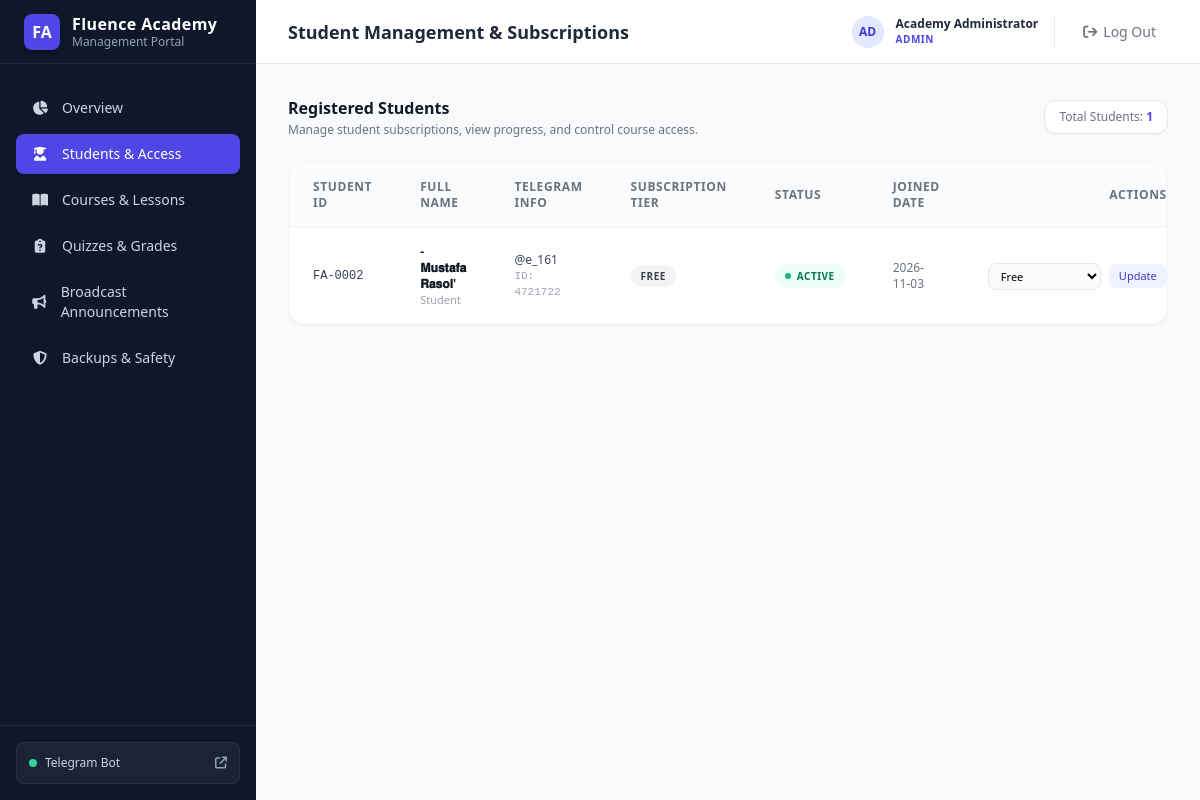
The app's page /students (signed in) with its own data.
### app/database/models.py (models this page shows)
class User(Base):
    __tablename__ = "users"
    id = Column(Integer, primary_key=True, index=True)
    telegram_id = Column(BigInteger, unique=True, index=True, nullable=True)
    username = Column(String(100), nullable=True)
    full_name = Column(String(150), nullable=False)
    hashed_password = Column(String(255), nullable=True)  # For Admin/Teacher web login
    role = Column(String(50), default="student", nullable=False)  # 'admin', 'teacher', 'student'
    is_active = Column(Boolean, default=True, nullable=False)
    created_at = Column(DateTime(timezone=True), default=utc_now, nullable=False)
    subscriptions = relationship("Subscription", back_populates="user", cascade="all, delete-orphan")
    enrollments = relationship("Enrollment", back_populates="student", cascade="all, delete-orphan")
    progress = relationship("StudentProgress", back_populates="student", cascade="all, delete-orphan")
    quiz_attempts = relationship("QuizAttempt", back_populates="student", cascade="all, delete-orphan")
    grades = relationship("Grade", back_populates="student", cascade="all, delete-orphan")

class Subscription(Base):
    __tablename__ = "subscriptions"
    id = Column(Integer, primary_key=True, index=True)
    user_id = Column(Integer, ForeignKey("users.id", ondelete="CASCADE"), nullable=False)
    plan_type = Column(String(50), default="free", nullable=False)  # 'free', 'standard', 'vip'
    status = Column(String(50), default="active", nullable=False)   # 'active', 'expired', 'cancelled'
    start_date = Column(DateTime(timezone=True), default=utc_now, nullable=False)
    end_date = Column(DateTime(timezone=True), nullable=True)
    user = relationship("User", back_populates="subscriptions")

### app/dashboard/admin_app.py (the view)
@admin_app.get("/students", response_class=HTMLResponse)
async def students_list(request: Request, user: User = Depends(require_admin_or_teacher)):
    async with AsyncSessionLocal() as session:
        q = select(User).where(User.role == "student").order_by(desc(User.created_at))
        students = (await session.execute(q)).scalars().all()
        students_data = []
        for s in students:
            sub_q = select(Subscription).where(Subscription.user_id == s.id)
            sub = (await session.execute(sub_q)).scalar_one_or_none()
            students_data.append({"student": s, "sub": sub})
    return templates.TemplateResponse(request=request, name="students.html", context={
        "user": user,
        "active_page": "students",
        "students": students,
        "students_data": students_data
    })

### app/dashboard/templates/students.html (shortened to what this page needs)
{% extends "base.html" %}
{% block header_title %}Student Management & Subscriptions{% endblock %}
{% block content %}
<div class="space-y-6 max-w-7xl mx-auto">
    <div class="flex flex-col sm:flex-row items-start sm:items-center justify-between gap-4">
        <div>
            <h3 class="text-base font-bold text-gray-900">Registered Students</h3>
            <p class="text-xs text-gray-500 mt-0.5">Manage student subscriptions, view progress, and control course access.</p>
        </div>
        <div class="text-xs text-gray-500 bg-white border border-gray-200 px-3.5 py-2 rounded-xl shadow-sm">
            Total Students: <b class="text-indigo-600">{{ students|length }}</b>
        </div>
    </div>
    <div class="bg-white rounded-2xl border border-gray-100 shadow-sm overflow-hidden">
        <div class="overflow-x-auto">
            <table class="w-full text-left text-xs">
                <thead class="bg-gray-50/75 text-gray-500 uppercase tracking-wider font-semibold border-b border-gray-100">
                    <tr>
                        <th class="py-4 px-6">Student ID</th>
                        <th class="py-4 px-6">Full Name</th>
                        <th class="py-4 px-6">Telegram Info</th>
                        <th class="py-4 px-6">Subscription Tier</th>
                        <th class="py-4 px-6">Status</th>
                        <th class="py-4 px-6">Joined Date</th>
                        <th class="py-4 px-6 text-right">Actions</th>
                    </tr>
                </thead>
                <tbody class="divide-y divide-gray-100">
                    {% for item in students_data %}
                    <tr class="hover:bg-gray-50/50 transition">
                        <td class="py-4 px-6 font-mono font-medium text-slate-700">
                            <code>FA-{{ "%04d"|format(item.student.id) }}</code>
                        </td>
                        <td class="py-4 px-6">
                            <div class="font-semibold text-gray-900">{{ item.student.full_name }}</div>
                            <div class="text-gray-400 text-[11px]">{{ item.student.role|capitalize }}</div>
                        </td>
                        <td class="py-4 px-6">
                            <div class="text-gray-700">@{{ item.student.username or 'none' }}</div>
                            <div class="text-gray-400 font-mono text-[11px]">ID: {{ item.student.telegram_id }}</div>
                        </td>
                        <td class="py-4 px-6">
                            {% set plan = item.sub.plan_type|upper if item.sub else 'FREE' %}
                            <span class="px-2.5 py-1 rounded-full font-bold text-[10px] uppercase tracking-wider
                                {% if plan == 'VIP' %}bg-amber-100 text-amber-800
                                {% elif plan == 'STANDARD' %}bg-blue-100 text-blue-800
                                {% else %}bg-gray-100 text-gray-700{% endif %}">
                                {{ plan }}
                            </span>
                        </td>
                        <td class="py-4 px-6">
                            {% set status = item.sub.status if item.sub else 'active' %}
                            <span class="inline-flex items-center gap-1.5 px-2.5 py-1 rounded-full text-[10px] font-semibold uppercase tracking-wider
                                {% if status == 'active' %}bg-emerald-50 text-emerald-700
                                {% else %}bg-rose-50 text-rose-700{% endif %}">
                                <span class="w-1.5 h-1.5 rounded-full {% if status == 'active' %}bg-emerald-500{% else %}bg-rose-500{% endif %}"></span>
                                {{ status }}
                            </span>
                        </td>
                        <td class="py-4 px-6 text-gray-500">
                            {{ item.student.created_at.strftime('%Y-%m-%d') }}
                        </td>
                        <td class="py-4 px-6 text-right">
                            <form action="/students/{{ item.student.id }}/update-plan" method="POST" class="inline-flex items-center gap-2">
                                <select name="plan_type" class="text-[11px] bg-gray-50 border border-gray-200 rounded-lg px-2 py-1 focus:outline-none focus:border-indigo-600">
                                    <option value="free" {% if item.sub and item.sub.plan_type == 'free' %}selected{% endif %}>Free</option>
                                </select>
                                <button type="submit" class="px-2.5 py-1 bg-indigo-50 hover:bg-indigo-100 text-indigo-700 font-medium rounded-lg text-[11px] transition">
                                    Update
                                </button>
                            </form>
                        </td>
                    </tr>
                    {% else %}
                    <tr>
                        <td colspan="7" class="py-12 text-center text-gray-400 text-xs">
                            No students registered in the database yet.
                        </td>
                    </tr>
                    {% endfor %}
                </tbody>
            </table>
        </div>
    </div>
</div>
{% endblock %}

### app/dashboard/templates/base.html (shortened to what this page needs)
<!DOCTYPE html>
<html lang="en">
<head>
    <script src="https://cdn.tailwindcss.com"></script>
    <link href="https://cdnjs.cloudflare.com/ajax/libs/font-awesome/6.4.0/css/all.min.css" rel="stylesheet">
</head>
<body class="bg-gray-50 flex h-screen overflow-hidden">
    <aside class="w-64 bg-slate-900 text-slate-100 flex flex-col flex-shrink-0 transition-all duration-300">
        <div class="h-16 flex items-center px-6 border-b border-slate-800 gap-3">
            <div class="w-9 h-9 rounded-lg bg-indigo-600 flex items-center justify-center font-bold text-white shadow-md">
                FA
            </div>
            <div>
                <h1 class="font-bold text-base leading-tight tracking-wide text-white">Fluence Academy</h1>
                <p class="text-xs text-slate-400">Management Portal</p>
            </div>
        </div>
        <nav class="flex-1 px-4 py-6 space-y-1.5 overflow-y-auto">
            <a href="/" class="flex items-center gap-3 px-3.5 py-2.5 rounded-lg text-sm font-medium transition-colors {% if active_page == 'dashboard' %}bg-indigo-600 text-white shadow-sm{% else %}text-slate-300 hover:bg-slate-800 hover:text-white{% endif %}">
                <i class="fa-solid fa-chart-pie w-5 text-center"></i>
                <span>Overview</span>
            </a>
            <a href="/students" class="flex items-center gap-3 px-3.5 py-2.5 rounded-lg text-sm font-medium transition-colors {% if active_page == 'students' %}bg-indigo-600 text-white shadow-sm{% else %}text-slate-300 hover:bg-slate-800 hover:text-white{% endif %}">
                <i class="fa-solid fa-user-graduate w-5 text-center"></i>
                <span>Students & Access</span>
            </a>
            <a href="/courses" class="flex items-center gap-3 px-3.5 py-2.5 rounded-lg text-sm font-medium transition-colors {% if active_page == 'courses' %}bg-indigo-600 text-white shadow-sm{% else %}text-slate-300 hover:bg-slate-800 hover:text-white{% endif %}">
                <i class="fa-solid fa-book-open w-5 text-center"></i>
                <span>Courses & Lessons</span>
            </a>
            <a href="/quizzes" class="flex items-center gap-3 px-3.5 py-2.5 rounded-lg text-sm font-medium transition-colors {% if active_page == 'quizzes' %}bg-indigo-600 text-white shadow-sm{% else %}text-slate-300 hover:bg-slate-800 hover:text-white{% endif %}">
                <i class="fa-solid fa-clipboard-question w-5 text-center"></i>
                <span>Quizzes & Grades</span>
            </a>
            <a href="/announcements" class="flex items-center gap-3 px-3.5 py-2.5 rounded-lg text-sm font-medium transition-colors {% if active_page == 'announcements' %}bg-indigo-600 text-white shadow-sm{% else %}text-slate-300 hover:bg-slate-800 hover:text-white{% endif %}">
                <i class="fa-solid fa-bullhorn w-5 text-center"></i>
                <span>Broadcast Announcements</span>
            </a>
            <a href="/backups" class="flex items-center gap-3 px-3.5 py-2.5 rounded-lg text-sm font-medium transition-colors {% if active_page == 'backups' %}bg-indigo-600 text-white shadow-sm{% else %}text-slate-300 hover:bg-slate-800 hover:text-white{% endif %}">
                <i class="fa-solid fa-shield-halved w-5 text-center"></i>
                <span>Backups & Safety</span>
            </a>
        </nav>
        <div class="p-4 border-t border-slate-800">
            <a href="https://t.me/Fluenceacademybot" target="_blank" class="flex items-center justify-between p-3 rounded-lg bg-slate-800/80 hover:bg-slate-800 border border-slate-700/50 text-xs transition">
                <div class="flex items-center gap-2 text-slate-300">
                    <span class="w-2 h-2 rounded-full bg-emerald-400 animate-pulse"></span>
                    <span class="font-medium">Telegram Bot</span>
                </div>
                <i class="fa-solid fa-arrow-up-right-from-square text-slate-400"></i>
            </a>
        </div>
    </aside>
    <div class="flex-1 flex flex-col overflow-hidden">
        <header class="h-16 bg-white border-b border-gray-200 flex items-center justify-between px-8 flex-shrink-0">
            <div class="flex items-center gap-4">
                <h2 class="text-lg font-semibold text-gray-800">{% block header_title %}Dashboard{% endblock %}</h2>
            </div>
            <div class="flex items-center gap-4">
                <div class="flex items-center gap-3 pr-4 border-r border-gray-200">
                    <div class="w-8 h-8 rounded-full bg-indigo-100 text-indigo-700 flex items-center justify-center font-bold text-xs uppercase">
                        {{ user.username[:2] if user else 'AD' }}
                    </div>
                    <div class="text-left">
                        <div class="text-xs font-semibold text-gray-800">{{ user.full_name if user else 'Administrator' }}</div>
                        <div class="text-[10px] uppercase font-bold text-indigo-600 tracking-wider">{{ user.role if user else 'ADMIN' }}</div>
                    </div>
                </div>
                <a href="/logout" class="text-gray-500 hover:text-rose-600 text-sm font-medium transition flex items-center gap-1.5 py-1.5 px-3 rounded-lg hover:bg-rose-50">
                    <i class="fa-solid fa-arrow-right-from-bracket"></i>
                    <span>Log Out</span>
                </a>
            </div>
        </header>
        <main class="flex-1 overflow-y-auto p-8">
            {% block content %}{% endblock %}
        </main>
    </div>
</body>
</html>

### app/dashboard/templates/base.html (style rules this page uses)
body { font-family: system-ui, -apple-system, BlinkMacSystemFont, 'Segoe UI', Roboto, Oxygen, Ubuntu, Cantarell, sans-serif; }

### records on screen
User: username "AD", full_name "Academy Administrator", role "ADMIN"
Subscription: student.full_name "- 𝐌𝐮𝐬𝐭𝐚𝐟𝐚 𝐑𝐚𝐬𝐨𝐥'", student.role "Student", student "e_161", student.telegram_id "4721722", plan_type "FREE", status "ACTIVE", student.created_at "2026-11-03", plan_type "Free"
User: student.id "0002"

### other values on screen
{{ students|length }} "1"
